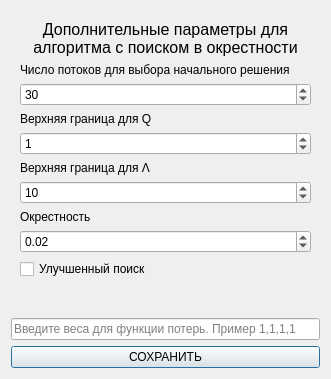
<?xml version="1.0" encoding="UTF-8"?>
<ui version="4.0">
 <class>Dialog</class>
 <widget class="QDialog" name="Dialog">
  <property name="geometry">
   <rect>
    <x>0</x>
    <y>0</y>
    <width>331</width>
    <height>379</height>
   </rect>
  </property>
  <property name="sizePolicy">
   <sizepolicy hsizetype="Fixed" vsizetype="Fixed">
    <horstretch>0</horstretch>
    <verstretch>0</verstretch>
   </sizepolicy>
  </property>
  <property name="minimumSize">
   <size>
    <width>331</width>
    <height>350</height>
   </size>
  </property>
  <property name="maximumSize">
   <size>
    <width>331</width>
    <height>400</height>
   </size>
  </property>
  <property name="windowTitle">
   <string>Настройки</string>
  </property>
  <layout class="QVBoxLayout" name="verticalLayout_2">
   <item alignment="Qt::AlignmentFlag::AlignTop">
    <widget class="QStackedWidget" name="stackedWidget">
     <property name="minimumSize">
      <size>
       <width>0</width>
       <height>0</height>
      </size>
     </property>
     <property name="maximumSize">
      <size>
       <width>99999</width>
       <height>99999</height>
      </size>
     </property>
     <property name="currentIndex">
      <number>1</number>
     </property>
     <widget class="QWidget" name="pageBruteForce">
      <layout class="QVBoxLayout" name="verticalLayout">
       <item>
        <widget class="QLabel" name="label_4">
         <property name="maximumSize">
          <size>
           <width>16777215</width>
           <height>40</height>
          </size>
         </property>
         <property name="font">
          <font>
           <pointsize>12</pointsize>
          </font>
         </property>
         <property name="text">
          <string>Дополнительные параметры для алгоритма последовательного перебора</string>
         </property>
         <property name="textFormat">
          <enum>Qt::TextFormat::AutoText</enum>
         </property>
         <property name="scaledContents">
          <bool>false</bool>
         </property>
         <property name="alignment">
          <set>Qt::AlignmentFlag::AlignCenter</set>
         </property>
         <property name="wordWrap">
          <bool>true</bool>
         </property>
        </widget>
       </item>
       <item>
        <widget class="QLabel" name="label_3">
         <property name="maximumSize">
          <size>
           <width>16777215</width>
           <height>20</height>
          </size>
         </property>
         <property name="text">
          <string>Число потоков для выбора начального решения</string>
         </property>
        </widget>
       </item>
       <item>
        <widget class="QSpinBox" name="spinBruteSize">
         <property name="value">
          <number>30</number>
         </property>
        </widget>
       </item>
       <item>
        <widget class="QLabel" name="label">
         <property name="maximumSize">
          <size>
           <width>16777215</width>
           <height>20</height>
          </size>
         </property>
         <property name="text">
          <string>Верхняя граница для Q</string>
         </property>
        </widget>
       </item>
       <item>
        <widget class="QSpinBox" name="spinBruteQ">
         <property name="maximum">
          <number>99999</number>
         </property>
         <property name="value">
          <number>1</number>
         </property>
        </widget>
       </item>
       <item>
        <widget class="QLabel" name="label_2">
         <property name="maximumSize">
          <size>
           <width>16777215</width>
           <height>20</height>
          </size>
         </property>
         <property name="text">
          <string>Верхняя граница для Λ</string>
         </property>
        </widget>
       </item>
       <item>
        <widget class="QSpinBox" name="spinBruteL">
         <property name="maximum">
          <number>99999</number>
         </property>
         <property name="value">
          <number>10</number>
         </property>
        </widget>
       </item>
      </layout>
     </widget>
     <widget class="QWidget" name="pageLocalSearch">
      <layout class="QVBoxLayout" name="verticalLayout_3">
       <item>
        <widget class="QLabel" name="label_5">
         <property name="font">
          <font>
           <pointsize>12</pointsize>
          </font>
         </property>
         <property name="text">
          <string>Дополнительные параметры для алгоритма с поиском в окрестности</string>
         </property>
         <property name="textFormat">
          <enum>Qt::TextFormat::AutoText</enum>
         </property>
         <property name="scaledContents">
          <bool>false</bool>
         </property>
         <property name="alignment">
          <set>Qt::AlignmentFlag::AlignCenter</set>
         </property>
         <property name="wordWrap">
          <bool>true</bool>
         </property>
        </widget>
       </item>
       <item>
        <widget class="QLabel" name="label_6">
         <property name="text">
          <string>Число потоков для выбора начального решения</string>
         </property>
        </widget>
       </item>
       <item>
        <widget class="QSpinBox" name="spinLocalSize">
         <property name="value">
          <number>30</number>
         </property>
        </widget>
       </item>
       <item>
        <widget class="QLabel" name="label_7">
         <property name="text">
          <string>Верхняя граница для Q</string>
         </property>
        </widget>
       </item>
       <item>
        <widget class="QSpinBox" name="spinLocalQ">
         <property name="maximum">
          <number>99999</number>
         </property>
         <property name="value">
          <number>1</number>
         </property>
        </widget>
       </item>
       <item>
        <widget class="QLabel" name="label_8">
         <property name="text">
          <string>Верхняя граница для Λ</string>
         </property>
        </widget>
       </item>
       <item>
        <widget class="QSpinBox" name="spinLocalL">
         <property name="maximum">
          <number>99999</number>
         </property>
         <property name="value">
          <number>10</number>
         </property>
        </widget>
       </item>
       <item>
        <widget class="QLabel" name="label_9">
         <property name="accessibleDescription">
          <string/>
         </property>
         <property name="text">
          <string>Окрестность</string>
         </property>
        </widget>
       </item>
       <item>
        <widget class="QDoubleSpinBox" name="spinPercent">
         <property name="maximum">
          <double>1.000000000000000</double>
         </property>
         <property name="singleStep">
          <double>0.010000000000000</double>
         </property>
         <property name="value">
          <double>0.020000000000000</double>
         </property>
        </widget>
       </item>
       <item>
        <widget class="QCheckBox" name="checkEnhanced">
         <property name="text">
          <string>Улучшенный поиск</string>
         </property>
        </widget>
       </item>
      </layout>
     </widget>
    </widget>
   </item>
   <item>
    <widget class="QLineEdit" name="lineWeights">
     <property name="text">
      <string/>
     </property>
     <property name="placeholderText">
      <string>Введите веса для функции потерь. Пример 1,1,1,1</string>
     </property>
    </widget>
   </item>
   <item>
    <widget class="QPushButton" name="btnSaveParameters">
     <property name="text">
      <string>СОХРАНИТЬ</string>
     </property>
    </widget>
   </item>
  </layout>
 </widget>
 <resources/>
 <connections/>
</ui>
